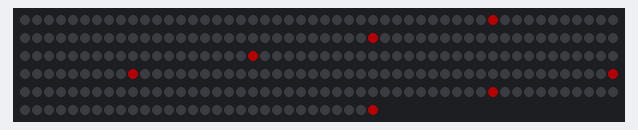
Recording of a sketch running on a simulated Arduino Uno, built with avr-gcc and run on an emulated ATmega328P. Parts: 280 RGB LEDs in strip order, left to right, continuing on the next row. Dim RGB values are drawn brighter than linear.

Above: at 1.07 s.
At 2.71 s:
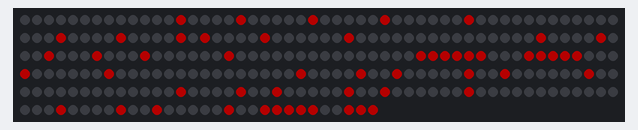
At 4.35 s:
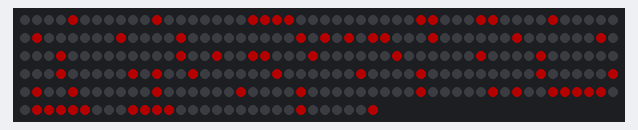
At 7.63 s:
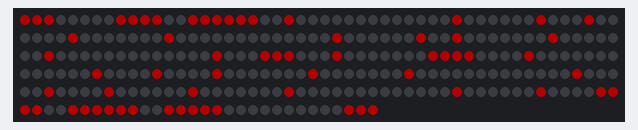
At 10.92 s:
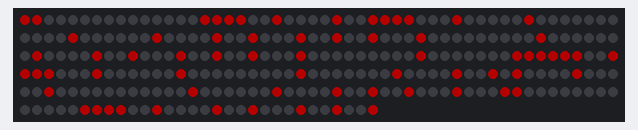
At 14.2 s:
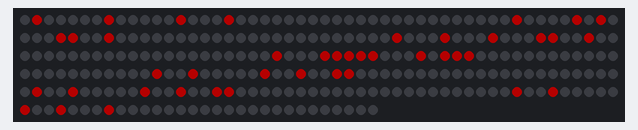

The sketch:

Writing.ino
```cpp
#include <FastLED.h>

#define LED_PIN     3 //data stream pin
#define NUM_LEDS    280 //number of LEDs
#define BRIGHTNESS  64
#define LED_TYPE    WS2812B
#define COLOR_ORDER GRB //required to revert the inversion of red and green
CRGB leds[NUM_LEDS]; //all LEDs

/*
 * Defines the character struct for showing text
 */
struct Character {
  byte width;
  bool data[49];
};

/*
 * All characters defined
 */
Character charA = {7, {
  false, false, false, true, false, false, false,
  false, false, true, false, true, false, false,
  false, true, false, false, false, true, false,
  false, true, true, true, true, true, false,
  true, false, false, false, false, false, true,
  true, false, false, false, false, false, true,
  true, false, false, false, false, false, true,
}};

Character charB = {5, {
  true, true, true, true, false,
  true, false, false, false, true,
  true, false, false, false, true,
  true, true, true, true, false,
  true, false, false, false, true,
  true, false, false, false, true,
  true, true, true, true, false,
}};

Character charC = {6, {
  false, false, true, true, true, true,
  false, true, false, false, false, false,
  true, false, false, false, false, false,
  true, false, false, false, false, false,
  true, false, false, false, false, false,
  false, true, false, false, false, false,
  false, false, true, true, true, true,
}};

Character charD = {6, {
  true, true, true, true, false, false,
  true, false, false, false, true, false,
  true, false, false, false, false, true,
  true, false, false, false, false, true,
  true, false, false, false, false, true,
  true, false, false, false, true, false,
  true, true, true, true, false, false,
}};

Character charE = {6, {
  true, true, true, true, true, true,
  true, false, false, false, false, false,
  true, false, false, false, false, false,
  true, true, true, true, false, false,
  true, false, false, false, false, false,
  true, false, false, false, false, false,
  true, true, true, true, true, true,
}};

Character charF = {6, {
  true, true, true, true, true, true,
  true, false, false, false, false, false,
  true, false, false, false, false, false,
  true, true, true, true, false, false,
  true, false, false, false, false, false,
  true, false, false, false, false, false,
  true, false, false, false, false, false,
}};

Character charG = {6, {
  false, false, true, true, true, false,
  false, true, false, false, false, true,
  true, false, false, false, false, false,
  true, false, false, false, false, false,
  true, false, false, true, true, false,
  true, false, false, false, false, true,
  false, true, true, true, true, false,
}};

Character charH = {6, {
  true, false, false, false, false, true,
  true, false, false, false, false, true,
  true, false, false, false, false, true,
  true, true, true, true, true, true,
  true, false, false, false, false, true,
  true, false, false, false, false, true,
  true, false, false, false, false, true,
}};

Character charI = {1, {
  true,
  true,
  true,
  true,
  true,
  true,
  true,
}};

Character charJ = {4, {
  false, false, false, true,
  false, false, false, true,
  false, false, false, true,
  false, false, false, true,
  false, false, false, true,
  true, false, false, true,
  false, true, true, false,
}};

Character charK = {4, {
  true, false, false, true,
  true, false, true, false,
  true, true, false, false,
  true, false, false, false,
  true, true, false, false,
  true, false, true, false,
  true, false, false, true,
}};

Character charL = {5, {
  true, false, false, false, false,
  true, false, false, false, false,
  true, false, false, false, false,
  true, false, false, false, false,
  true, false, false, false, false,
  true, false, false, false, false,
  true, true, true, true, true,
}};

Character charM = {7, {
  true, true, false, false, false, true, true,
  true, false, true, false, true, false, true,
  true, false, false, true, false, false, true,
  true, false, false, false, false, false, true,
  true, false, false, false, false, false, true,
  true, false, false, false, false, false, true,
  true, false, false, false, false, false, true,
}};

Character charN = {5, {
  true, false, false, false, true,
  true, true, false, false, true,
  true, true, false, false, true,
  true, false, true, true, true,
  true, false, false, true, true,
  true, false, false, true, true,
  true, false, false, false, true,
}};

Character charO = {6, {
  false, true, true, true, true, false,
  true, false, false, false, false, true,
  true, false, false, false, false, true,
  true, false, false, false, false, true,
  true, false, false, false, false, true,
  true, false, false, false, false, true,
  false, true, true, true, true, false,
}};

Character charP = {5, {
  true, true, true, true, false,
  true, false, false, false, true,
  true, false, false, false, true,
  true, true, true, true, false,
  true, false, false, false, false,
  true, false, false, false, false,
  true, false, false, false, false,
}};

//Q missing

Character charR = {5, {
  true, true, true, true, false,
  true, false, false, false, true,
  true, false, false, false, true,
  true, true, true, true, false,
  true, false, true, false, false,
  true, false, false, true, false,
  true, false, false, false, true,
}};

Character charS = {5, {
  false, true, true, true, true,
  true, false, false, false, false,
  true, false, false, false, false,
  false, true, true, true, false,
  false, false, false, false, true,
  false, false, false, false, true,
  true, true, true, true, false,
}};

Character charT = {5, {
  true, true, true, true, true,
  false, false, true, false, false,
  false, false, true, false, false,
  false, false, true, false, false,
  false, false, true, false, false,
  false, false, true, false, false,
  false, false, true, false, false,
}};

Character charU = {5, {
  true, false, false, false, true,
  true, false, false, false, true,
  true, false, false, false, true,
  true, false, false, false, true,
  true, false, false, false, true,
  true, false, false, false, true,
  false, true, true, true, false,
}};

Character charV = {5, {
  true, false, false, false, true,
  true, false, false, false, true,
  true, false, false, false, true,
  true, false, false, false, true,
  false, true, false, true, false,
  false, true, false, true, false,
  false, false, true, false, false,
}};

Character charW = {7, {
  true, false, false, false, false, false, true,
  true, false, false, false, false, false, true,
  true, false, false, false, false, false, true,
  true, false, false, true, false, false, true,
  true, false, false, true, false, false, true,
  false, true, true, false, true, true, false,
  false, true, false, false, false, true, false,
}};

Character charZ = {5, {
  true, true, true, true, true,
  false, false, false, false, true,
  false, false, false, true, false,
  false, false, true, false, false,
  false, true, false, false, false,
  true, false, false, false, false,
  true, true, true, true, true,
}};

Character charSp = {5, {
  false, false, false, false, false,
  false, false, false, false, false,
  false, false, false, false, false,
  false, false, false, false, false,
  false, false, false, false, false,
  false, false, false, false, false,
  false, false, false, false, false,
}};

Character char2 = {5, {
  false, true, true, true, false,
  true, false, false, false, true,
  false, false, false, false, true,
  false, false, false, true, false,
  false, false, true, false, false,
  false, true, false, false, false,
  true, true, true, true, true,
}};

/*Character ex = {6, {
  false, false, false, false, false, false,
  false, false, false, false, false, false,
  false, false, false, false, false, false,
  false, false, false, false, false, false,
  false, false, false, false, false, false,
  false, false, false, false, false, false,
  false, false, false, false, false, false,
}};*/

//define word length and set an array of pointers of chars to get the word to display.
#define WORD_LENGTH 26
//xx
//Character* currentWord[WORD_LENGTH] = {&charA, &charB, &charC, &charD, &charE, &charF, &charG, &charH, &charI, &charJ, &charK, &charL, &charM, &charN, &charO, &charP};
//26
Character* currentWord[WORD_LENGTH] = {&charH, &charA, &charL, &charL, &charO, &charSp, &charM, &charA, &charR, &charC, &charE, &charL, &charSp, &charU, &charN, &charD, &charSp, &charC, &charH, &charR, &charI, &charS, &charT, &charI, &charA, &charN};
//17
//Character* currentWord[WORD_LENGTH] = {&charE, &charV, &charE, &charN, &charT, &char2, &charM, &charA, &charI, &charL, &charSp, &charS, &charT, &charI, &charN, &charK, &charT};
//38
//Character * currentWord[WORD_LENGTH] = {&charH, &charA, &charL, &charL, &charO, &charSp, &charO, &charL, &charI, &charSp, &charE, &charS, &charSp, &charS, &charC, &charH, &charE, &charI, &charN, &charT, &charSp, &charZ, &charU, &charSp, &charF, &charU, &charN, &charK, &charT, &charI, &charO, &charN, &charI, &charE, &charR, &charE, &charN};

//start on the right side of the screen
int currentPosition = 40;

//set speed of text on screen.
#define SPEED 20

void setup() {
    delay( 1000 ); // power-up safety delay
    FastLED.addLeds<LED_TYPE, LED_PIN, COLOR_ORDER>(leds, NUM_LEDS).setCorrection( TypicalLEDStrip );
    FastLED.setBrightness(  BRIGHTNESS );

}

void drawCharacterAtPosition(Character *current, int position){
  for(int y=0;y<7;y++){ //go through all rows
    for(int x=0;x<current->width;x++){ //through all required columns
      if(position + x < 40 && position + x >= 0){
        if(current->data[x + y*current->width]){
          leds[position+x + y*40] = CRGB::Red;
        }
        else{
          leds[position+x + y*40] = CRGB::Black;
        }
      }
    }
  }
}

void drawWordAtPosition(int position){
  for(int x=0;x<WORD_LENGTH;x++){ //go through the whole word
    drawCharacterAtPosition(currentWord[x], position); //draw the character
    if(position + currentWord[x]->width < 40 && position + currentWord[x]->width > -1){ //empty columns #1
      for(int y=0;y<7;y++){
        leds[position + currentWord[x]->width + y*40] = CRGB::Black;
      }
    }
    if(position + currentWord[x]->width + 1 < 40  && position + currentWord[x]->width + 1 > -1){ //empty columns #2
      for(int y=0;y<7;y++){
        leds[position + currentWord[x]->width + 1 + y*40] = CRGB::Black;
      }
    }
    position += currentWord[x]->width + 2;
  }
}

/*
 * Get the length in pixel of a word
 */
int getWordLength(){
  int len = 0;
  for(int x=0;x<WORD_LENGTH;x++){
    len += currentWord[x]->width + 2;
  }
  return len;
}

void loop()
{

    drawWordAtPosition(currentPosition);
    currentPosition--; //move from right to left
    if(currentPosition < - getWordLength() - 2){
      currentPosition = 40; //when word has disappeared on the left side, start again
    }
    FastLED.show();
    FastLED.delay(1000 / SPEED);
}
```

Measured:
- by itself, everything shown: repeats every 14.6 s, in 227 steps
